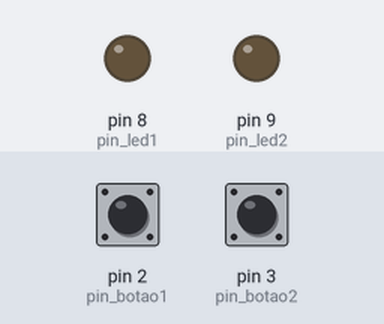
Simulated run of this sketch. Board: Arduino Uno, built with avr-gcc and run on an emulated ATmega328P. Shown: output pins drawn as LEDs (lit = HIGH). Inputs (shaded band) come from the test bench; at power-on: pin 2 (pin_botao1) LOW, pin 3 (pin_botao2) LOW.

Above: at 1.2 s.
1.3 s: pin 2 (pin_botao1) pulled HIGH for 0.15 s
At 1.7 s:
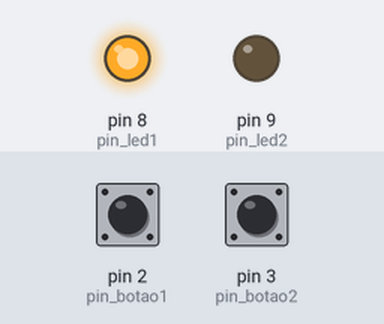
2.9 s: pin 3 (pin_botao2) pulled HIGH for 0.15 s
At 4.1 s:
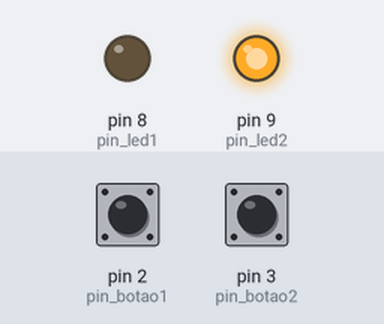
4.5 s: pin 2 (pin_botao1) pulled HIGH for 1 s
At 5.3 s:
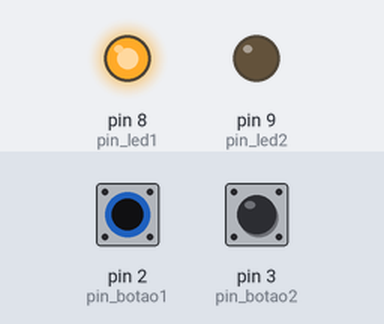
7.0 s: pin 3 (pin_botao2) pulled HIGH for 1 s
At 8.4 s:
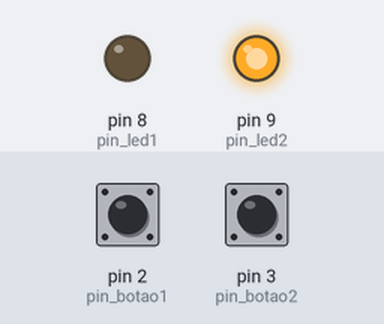
9.5 s: pin 2 (pin_botao1) driven HIGH and pin 3 (pin_botao2) driven HIGH
At 10.1 s:
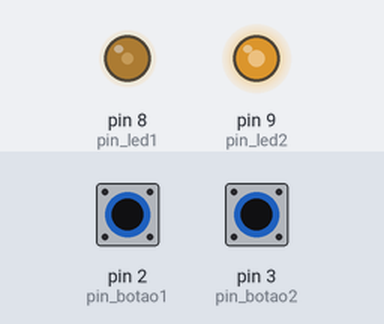
11.0 s: pin 2 (pin_botao1) driven LOW
At 12.5 s:
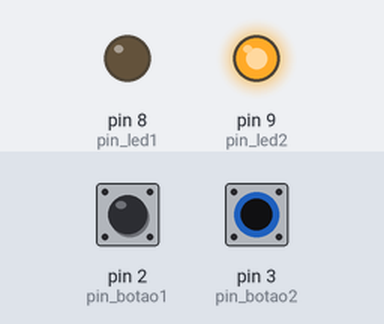
Timing chart, 0 to 13.5 s (numbered marks = the images above; inputs shaded):
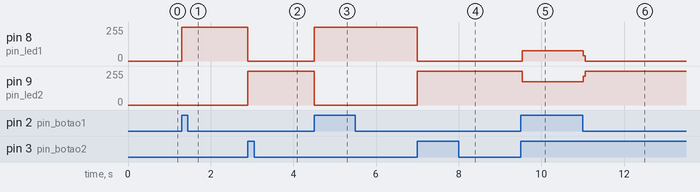

The sketch:

atividade1.ino
```cpp
// Definindo os pinos dos leds
#define pin_led1 8
#define pin_led2 9
// Definindo os pinos dos botões
#define pin_botao1 2
#define pin_botao2 3
void setup() {
  // Definindo os pinos do led como saída e os botões como entrada
  pinMode(pin_led1, OUTPUT);
  pinMode(pin_led2, OUTPUT);

  pinMode(pin_botao1, INPUT);
  pinMode(pin_botao2, INPUT);
}

void loop() {
 bool estadoA = digitalRead(pin_botao1); //Lendo o estado do botao 1
 bool estadoB = digitalRead(pin_botao2); //Lendo o estado do botao 2
  // Condicional para caso o botão 1 esteja pressionado
 if (estadoA == 1) {
  digitalWrite(pin_led1, HIGH); // Liga o led 1
  digitalWrite(pin_led2, LOW); // Desliga o led 2
 }
 // Condicional para caso o botão 2 esteja pressionado
 if (estadoB == 1) {
  digitalWrite(pin_led1, LOW); // Desliga o led 1
  digitalWrite(pin_led2, HIGH); // Liga o led 2
 }
}
```

Measured:
- after the input at 1.3 s, pin 8 (pin_led1): 0/255 → 255/255 at once
- after the input at 2.9 s, pin 8 (pin_led1): 255/255 → 0/255 at once; pin 9 (pin_led2): 0/255 → 255/255 at once
- after the input at 4.5 s, pin 8 (pin_led1): 0/255 → 255/255 at once; pin 9 (pin_led2): 255/255 → 0/255 at once
- after the input at 7.0 s, pin 8 (pin_led1): 255/255 → 0/255 at once; pin 9 (pin_led2): 0/255 → 255/255 at once
- after the input at 9.5 s, pin 8 (pin_led1): 0/255 → 76/255 at once; pin 9 (pin_led2): 255/255 → 174/255 at once
- after the input at 11.0 s, pin 8 (pin_led1): 76/255 → 0/255 at once; pin 9 (pin_led2): 174/255 → 255/255 at once
